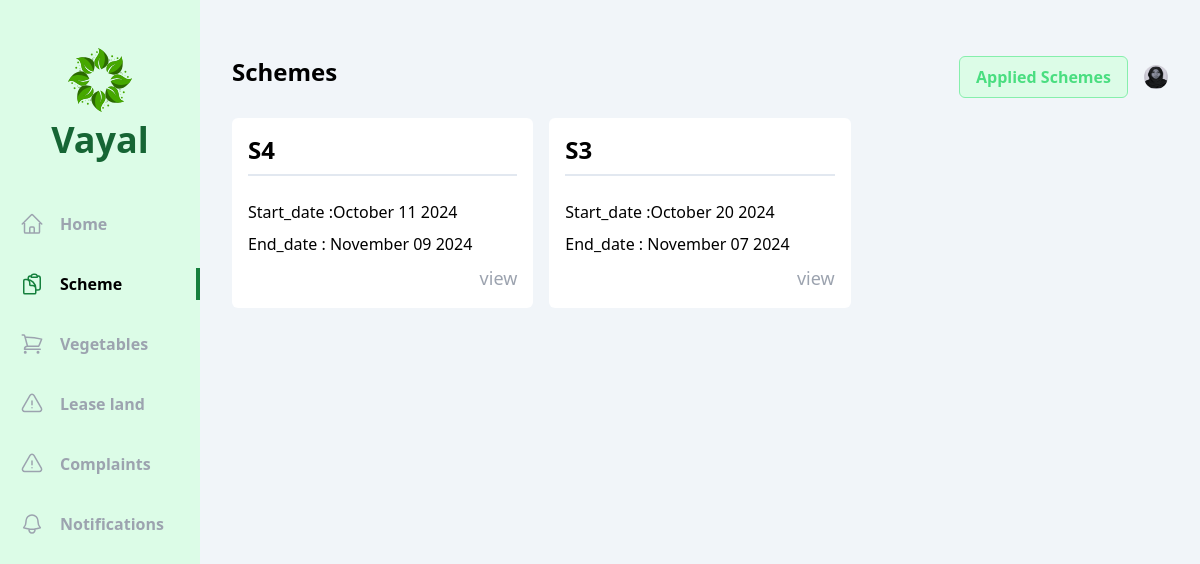
Page /user/schemes/ (signed in) on the committed database.
### officer/models.py (models this page shows, shortened)
class Vayal_User(models.Model):
    account = models.OneToOneField(User, on_delete=models.CASCADE)
    name=models.CharField(max_length=225)
    dob=models.DateField()
    gender= models.CharField(max_length=20, choices=gender)
    phone_number = models.CharField(max_length=10)
    aadhar_number= models.CharField(max_length=12)
    cast=models.CharField(max_length=20, choices=cast)
    house_name=models.CharField(max_length=225)
    place=models.CharField(max_length=225)
    village=models.CharField(max_length=225)
    pincode = models.CharField(max_length=6)
    muncipality=models.CharField(max_length=225,default="Kozhikode")
    district=models.CharField(max_length=225,default="Kozhikode")
    land_ownership=models.CharField(max_length=20, choices=land)
    photo=models.ImageField(upload_to='photos/')
    joined_date=models.DateTimeField(auto_now_add=True)
    vegetable_permission_applied=models.CharField(max_length=225,default="False")
    vegetable_permission=models.CharField(max_length=225, choices=vegetable_permission_status,default="Pending")

class Scheme(models.Model):
    officer=models.ForeignKey(Agricultural_officer, on_delete=models.CASCADE)
    name=models.CharField(max_length=250)
    type=models.CharField(max_length=50,choices=schem_type)
    description=models.CharField(max_length=250)
    criteria=models.CharField(max_length=250)
    cast_eligibility = models.CharField(max_length=50,choices=scheme_cast,default='All')
    land_ownership=models.CharField(max_length=20, choices=land,default='All')
    posted_date=models.DateTimeField(auto_now_add=True)
    start_date=models.DateField()
    end_date=models.DateField()

### vayal_user/views/schemes.py (the view)
# urls.py: path('schemes/',schemes.index,name='schemes'),
def index(request):
    vayal_user = Vayal_User.objects.get(account=request.user)
    schemes = Scheme.objects.filter(Q(cast_eligibility__isnull=True) |
                                    Q(cast_eligibility=vayal_user.cast) |
                                    Q(cast_eligibility='All')).filter(
                                        Q(land_ownership=True) |
                                        Q(land_ownership=vayal_user.land_ownership) |
                                        Q(land_ownership='All')).order_by('-id')
    context = {
        'schemes': schemes,
        'vayal_user': vayal_user,
    }
    return render(request,'vayal_user/schemes/index.html',context)

### vayal_user/templates/vayal_user/schemes/index.html (shortened to what this page needs)
{% extends 'base.html' %}
{% block content %}
<div class="flex  bg-slate-100">
  <div class="w-2/12 bg-green-100 flex flex-col items-center pb-10">
      <div class="my-12 flex flex-col gap-2 justify-center items-center">
          <h1 class="text-4xl font-bold text-green-800 ">Vayal</h1>
      </div>
      <ul class="flex flex-col gap-7 w-full font-bold text-gray-400">
        <li class="w-full flex items-center px-5 py-1 gap-4 group hover:text-gray-500 cursor-pointer hover:border-green-700 hover:border-r-4">
              <a href="{% url 'vayal_user:home' %}">Home</a>
          </li>
          <li class="w-full flex items-center px-5 py-1 gap-4 border-r-4 text-black border-green-700">
              <a href="#">Scheme</a>
          </li>
          <li class="w-full flex items-center px-5 py-1 gap-4 group hover:text-gray-500 cursor-pointer hover:border-green-700 hover:border-r-4">
            <a href="{% url 'vayal_user:vegetables' %}">Vegetables</a>
        </li>
        <li class="w-full flex items-center px-5 py-1 gap-4 group hover:text-gray-500 cursor-pointer hover:border-green-700 hover:border-r-4">
            <a href="{% url 'vayal_user:lease_land' %}">Lease land</a>
        </li>
        <li class="w-full flex items-center px-5 py-1 gap-4 group hover:text-gray-500 cursor-pointer hover:border-green-700 hover:border-r-4">
            <a href="{% url 'vayal_user:complaints' %}">Complaints</a>
        </li>
        <li class="w-full flex items-center px-5 py-1 gap-4 group hover:text-gray-500 cursor-pointer hover:border-green-700 hover:border-r-4">
            <a href="{% url 'vayal_user:notifications' %}">Notifications</a>
        </li>
      </ul>
    </div>
    <div class="w-10/12 h-screen overflow-y-auto px-8 py-14">
      <div class="flex justify-between mb-5">
        <h1 class="text-2xl font-bold">Schemes</h1>
        <div class="flex items-center gap-4">
            <span class="px-4 py-2 flex gap-1 bg-green-100 text-green-400 border cursor-pointer border-green-300 font-bold rounded-md">
                <span>
                    <a href="{% url 'vayal_user:applied_schemes' %}">
                        Applied Schemes
                    </a>
                   </span>
            </span>
            <div class="relative">
            <img id="profile" src="/uploads/{{vayal_user.photo}}" class="h-6 w-6 rounded-full cursor-pointer" alt="">
        </div>
        </div>
    </div>
      <div class="grid grid-cols-3 gap-x-4 gap-y-8">
        {% if schemes %}
        {% for scheme in schemes %}
            <div class="flex flex-col bg-white p-4 rounded-md gap-2">
                <span class="text-2xl font-bold mb-4 pb-2 border-b-2 border-slate-200">{{scheme.name }}</span>
                <span>Start_date :{{scheme.start_date  | date:"F d Y" }}</span>
                <span>End_date : {{scheme.end_date  | date:"F d Y" }}</span>
                <div class="flex justify-end ">
                    <a href ="{% url 'vayal_user:details_schemes' scheme.id  %}" class="text-lg text-gray-400 ">view</a>
                </div>
            </div>
        {% endfor %}
        {% else %}
        <div class="flex flex-col items-center justify-center col-span-3 text-center my-20">
            <p class="text-2xl font-semibold text-gray-500 mb-4 mt-12">No schemes available at the moment.</p>
        </div>
    {% endif %}
    </div>
</div>
  </div>
{% endblock content %}

### rows in the picture
Vayal_User: photo (picture)
Scheme: name "S4", start_date "October 11 2024", end_date "November 09 2024"
Scheme: name "S3", start_date "October 20 2024", end_date "November 07 2024"
